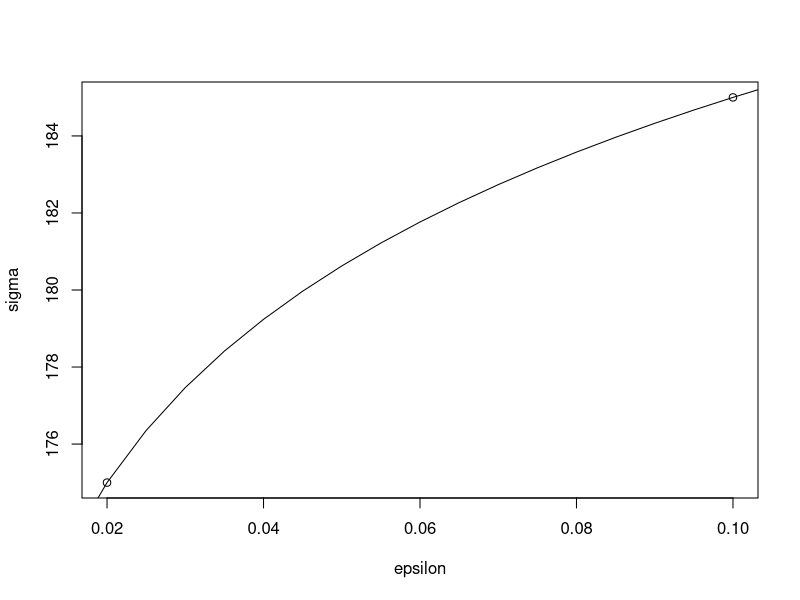
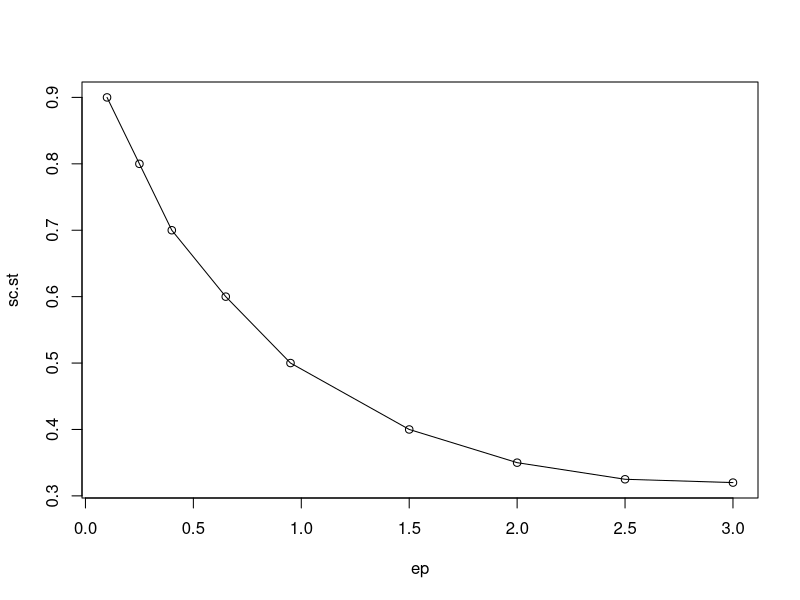
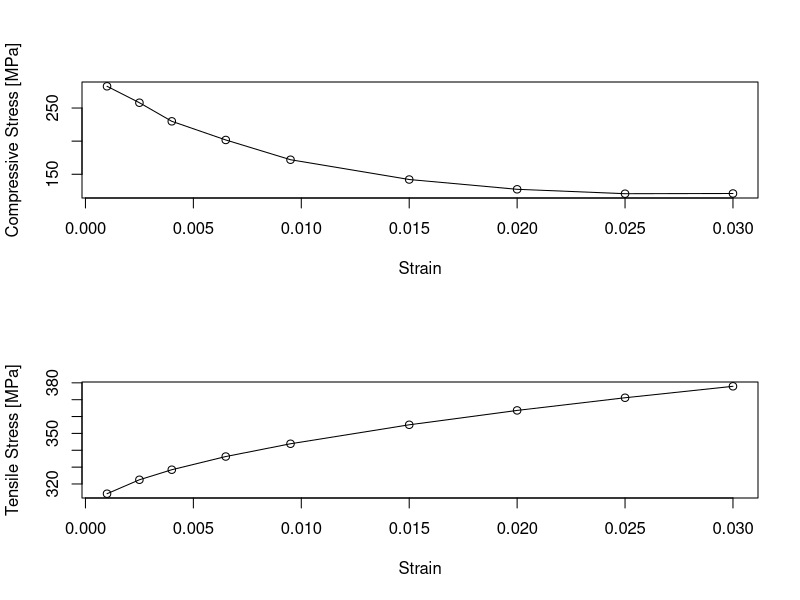

Write R code to recreate these figures, in order.
#### HW 02
library(ggplot2)
############# PROBLEM 3.1
epsilon <- matrix(c(0.02, 0.1))
epsilon[2,1]

sigma <- matrix(c(175, 185))
sigma

n <- (log(sigma[2,1]) - log(sigma[1,1])) /
    ((log(epsilon[2,1]) - log(epsilon[1,1])))

k <- sigma[1,1]/ epsilon[1,1]^n

hollomon <- function(e, n, k){
          sigma <- k * e ^ n
          }

check <- hollomon(epsilon, n, k)

e.test <- seq(0.0,0.5, 0.005)
s.check <- hollomon(e.test, n, k)
plot(epsilon, sigma)
lines(e.test, s.check)

######## PROBLEM 3.16

# compressive stress / tensile stress [MPa]
sc.st <- matrix(c(0.9, .8, .7, .6, .5, .4, .35, .325, .32))

# x 10^(-2)
ep <- matrix(c(0.1, .25, .4, .65, .95, 1.5, 2, 2.5, 3))

e <- ep * 10 ^ (-2)

plot(ep, sc.st)
lines(ep, sc.st)

fsigma.T <- function (e){
        300 + 450 * e ^ 0.5 }

sigma.C <- sc.st * fsigma.T(e)
sigma.C

sigma.T <- fsigma.T(e)

## final Plot
par(mfrow = c(2,1))
plot(e, sigma.C, xlab = "Strain",
     ylab = "Compressive Stress [MPa]")
lines(e, sigma.C)

plot(e, sigma.T, xlab = "Strain",
     ylab = "Tensile Stress [MPa]")
lines(e,sigma.T)
